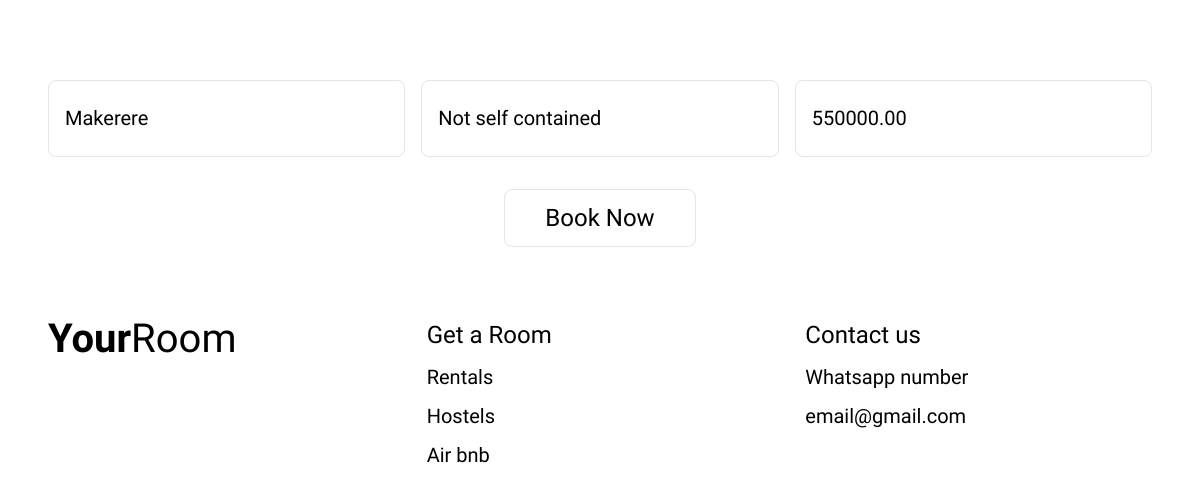
The page /unit/hostel/2/ on the database as committed earlier.
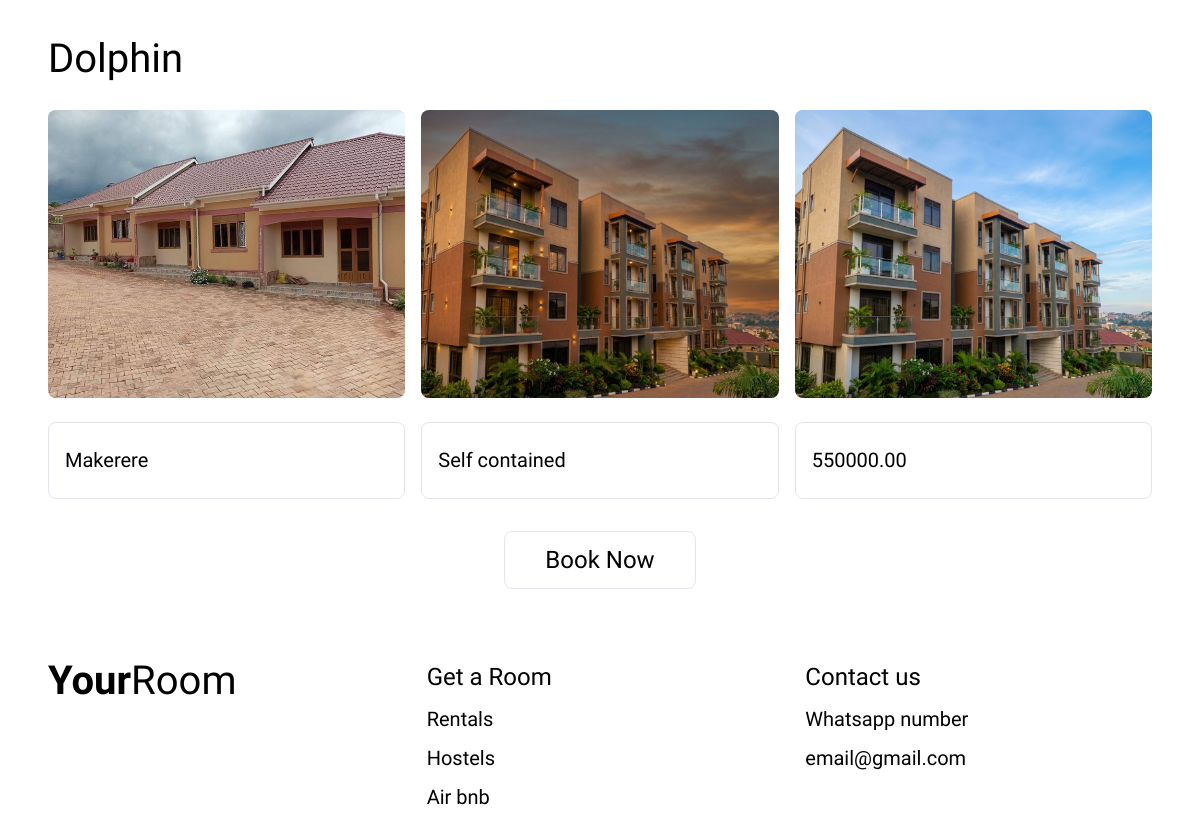
The same page on the database as committed later.
### your_room/models.py (models this page shows, shortened)
class BaseUnit(models.Model):
    name = models.CharField(max_length=150)
    description = models.TextField(blank=True)
    location = models.CharField(max_length=150)
    class Meta:
        abstract = True
        ordering = ["name"]

class Hostel(BaseUnit):
    university = models.CharField(max_length=150)
    room_type = models.CharField(max_length=10, choices=RoomType.choices)
    self_contained = models.BooleanField(default=False)
    price = models.DecimalField(max_digits=10, decimal_places=2, null=True, blank=True)

class UnitImageBase(models.Model):
    image = models.ImageField(upload_to="units/%Y/%m/")
    is_main = models.BooleanField(
        default=False,
        help_text="Check this box to set this image as the main display photo."
    )
    class Meta:
        abstract = True
        ordering = ["is_main"]

class HostelImage(UnitImageBase):
    unit = models.ForeignKey(Hostel, related_name="images", on_delete=models.CASCADE)

### your_room/views.py (the view)
# urls.py: path("unit/<str:unit_type>/<int:pk>/", unit_detail, name="unit-detail"),
def unit_detail(request,unit_type, pk):
    model = UNIT_MODELS.get(unit_type)
    unit = get_object_or_404(model.objects.prefetch_related("images"), pk=pk)
    return render(request, "your_room/detail.html", {"unit": unit, "unit_type": unit_type})

### your_room/templates/your_room/detail.html (shortened to what this page needs)
<!DOCTYPE html>
{% load static %}
<html lang="en">
<head>
<link rel="stylesheet" href="{% static 'your_room/styles.css' %}" />
</head>
<body>
<main>
  <h1 class="page-title container">{{unit.name}}</h1>
  <div class="gallery container">
    {% for img in unit.images.all %}
    <img src="{{ img.image.url }}" alt="{{ unit.name }}" />
    {% endfor %}
    </div>
  <div class="meta container">
    {% if unit_type == 'rental' %}
    <div>{{ unit.location }}</div>
    <div>{% if unit.self_contained %} Self contained
      {% else %} Not self contained {% endif %}</div>
    <div>{{ unit.price }}</div>
    {% elif unit_type == 'hostel' %}
    <div>{{ unit.university }}</div>
    <div>{% if unit.self_contained %} Self contained {% else %} Not self contained {% endif %}</div>
    <div>{{ unit.price }}</div>
    {% else %}
    <div>{{ unit.name }}</div>
    <div>{{ unit.location }}</div>
    <div>{{ unit.price }}</div>
    {% endif %}
  </div>
  <div class="center-action"><button class="btn btn--lg" id="book-now" type="button">Book Now</button></div>
</main>
<footer class="footer container">
  <a class="logo" href="{% url 'index' %}"><b>Your</b><span>Room</span></a>
  <div class="col">
    <strong>Get a Room</strong>
    <a href="{% url 'rentals' %}">Rentals</a>
    <a href="{% url 'hostels' %}">Hostels</a>
    <a href="{% url 'airbnb' %}">Air bnb</a>
  </div>
  <div class="col">
    <strong>Contact us</strong>
    <span>Whatsapp number</span>
    <span>email@gmail.com</span>
  </div>
</footer>
</body>
</html>

### your_room/static/your_room/styles.css (style rules this page uses)
:root { --accent-orange:#dd5f1c; --surface-gray:#d9d9d9; --background:#ffffff; --foreground:#000000; --border:#e2e5ea; --radius:8px; }
* { box-sizing:border-box;margin:0;padding:0 }
html { scroll-behavior:smooth }
body { font-family:"Urbanist",system-ui,sans-serif; background:var(--background); color:var(--foreground); line-height:1.35; }
img { display:block;max-width:100% }
a { color:inherit;text-decoration:none }
.container { padding-inline:16px }
@media (min-width:768px) { .container { padding-inline:48px } }
.logo { font-size:2.5rem;line-height:1 }
.logo b { font-weight:600 }
.logo span { font-weight:300 }
h1.page-title { font-size:2.5rem;font-weight:400;padding-top:32px }
.btn { display:inline-block;border:1px solid var(--border);border-radius:var(--radius); background:transparent;font:inherit;cursor:pointer;transition:background-color .15s ease; }
.btn--lg { padding:12px 40px;font-size:1.5rem }
.gallery { display:grid;gap:16px;padding-block:24px }
@media (min-width:768px) { .gallery { grid-template-columns:repeat(3,1fr) } }
.gallery img { width:100%;height:288px;object-fit:cover;border-radius:var(--radius);background:var(--surface-gray) }
.meta { display:grid;gap:16px }
@media (min-width:768px) { .meta { grid-template-columns:repeat(3,1fr) } }
.meta div { border:1px solid var(--border);border-radius:var(--radius);padding:24px 16px;font-size:1.25rem }
.center-action { display:flex;justify-content:center;padding-block:32px }
.footer { display:grid;gap:32px;padding-block:40px }
@media (min-width:768px) { .footer { grid-template-columns:repeat(3,1fr) } }
.footer .col { display:flex;flex-direction:column;gap:12px }
.footer .col strong { font-size:1.5rem;font-weight:400 }
.footer .col a,.footer .col span { font-size:1.25rem }

Rows that differ between the two databases and show on the page:
changed Hostel "Makerere": name (not shown) → "Dolphin"
added HostelImage: image (picture)
added HostelImage: image (picture)
added HostelImage: image (picture)
Other text that changed with them:
text no longer shown: "Not self contained"
text now shown: "Self contained"
